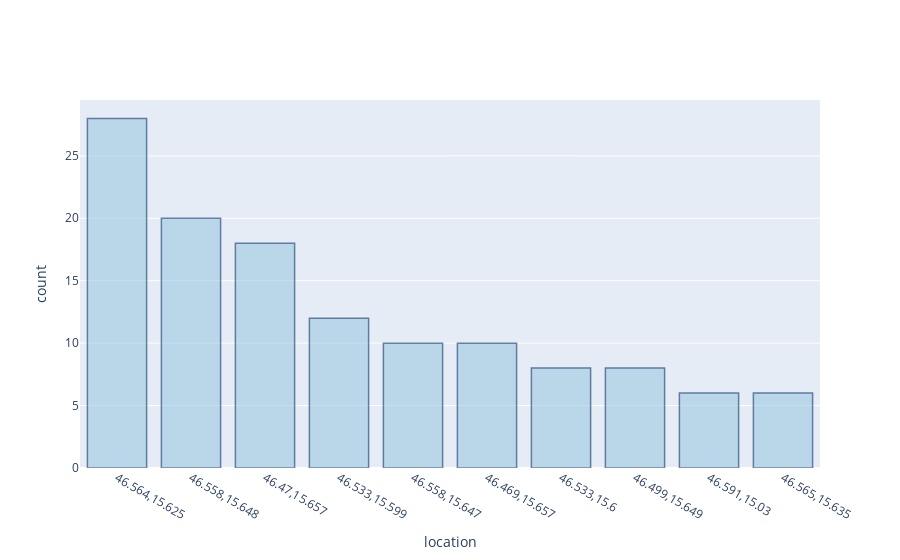

Notebook code cell kept with this figure:
### Markdown cell above
# Plotting bar graph for "location of a rest spot" vs "frequency of the spot"

### Code cell
import plotly.graph_objects as go

x=[]
y=[]
for tup in rest_points2[:min(10,len(rest_points2))]:
    x.append(str(tup[0][0])+","+str(tup[0][1]))
    y.append(tup[1])
    
print(x)
print(y)
    
fig = go.Figure([go.Bar(x=x,y=y)])


fig.update_traces(marker_color='rgb(158,202,225)', marker_line_color='rgb(8,48,107)',
                  marker_line_width=1.5, opacity=0.6)
fig.update_layout(xaxis_title="location",yaxis_title="count")
fig.show()

### Figure 1 — Plotly figure (JSON) as saved in the notebook; plotly's stock layout.template omitted (floating-point values rounded to 4 significant figures)
{"data": [{"marker": {"color": "rgb(158,202,225)", "line": {"color": "rgb(8,48,107)", "width": 1.5}}, "opacity": 0.6, "type": "bar", "x": ["46.564,15.625", "46.558,15.648", "46.47,15.657", "46.533,15.599", "46.558,15.647", "46.469,15.657", "46.533,15.6", "46.499,15.649", "46.591,15.03", "46.565,15.635"], "y": [28, 20, 18, 12, 10, 10, 8, 8, 6, 6]}], "layout": {"xaxis": {"title": {"text": "location"}}, "yaxis": {"title": {"text": "count"}}}}
